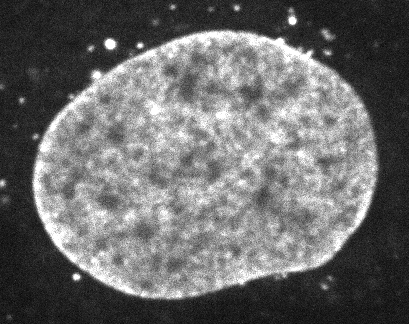
#> input picture frame 0 of data/microscopes/dna/5.avi, 409 x 324 px, given in place of the camera
$ python compute_optical_flow_farneback.py
#> lines starting #> are read from the running program, lines starting #| are printed output that depends on the picture
import cv2
import numpy as np
import argparse
import time
from sys import stdout


####################################################################################################
# @parse_command_line_arguments
####################################################################################################
def parse_command_line_arguments():

    # add all the options
    description = 'This application takes an input sequence and computes the intensity profile '
    'along the entire sequence'
    parser = argparse.ArgumentParser(description=description)

    arg_help = 'Input sequence'
    parser.add_argument('--input-sequence', '-i', action='store', help=arg_help)

    arg_help = 'Output directory, where the final results/artefacts will be stored'
    parser.add_argument('--output-directory', '-o', action='store', help=arg_help)

    # Parse the arguments
    return parser.parse_args()


####################################################################################################
# @get_frame
####################################################################################################
def get_frame(video_capture, frame_number):

    # Set the video to the specific frame
#> called with frame_number = 0
    video_capture.set(cv2.CAP_PROP_POS_FRAMES, frame_number)

    # Check if the video has frames or not and get a list
    has_frame, frame = video_capture.read()
#> frame is the input picture: shape (324, 409, 3); min 0, max 255, mean 106.7

    if has_frame:
        return frame
    else:
        print('Frame [%d] does not exist, NOT grabbed!' % frame_number)
        exit(0)


####################################################################################################
# @compute_optical_flow_franeback
####################################################################################################
def compute_optical_flow_franeback(args):

    # Read the video anc create the VideoCapture object
    video_capture = cv2.VideoCapture(args.input_sequence)

    # Get the number of frames in the video
    number_frames = int(video_capture.get(cv2.CAP_PROP_FRAME_COUNT))

    # Get the first frame and compute its gray scale
    frame_0 = get_frame(video_capture=video_capture, frame_number=0)

    # Creates an image filled with zero intensities with the same dimensions as the frame
    mask = np.zeros_like(frame_0)

    # Sets image saturation to maximum
    mask[..., 1] = 255

    frame_0 = cv2.cvtColor(frame_0, cv2.COLOR_BGR2GRAY)

    # Process the sequence, frame[i] and frame[i + 1]
    for i in range(1, number_frames - 1):

        stdout.write('OF Frames [%d - %d] \n' % (i, i + 1))
        stdout.flush()

        cv2.imshow('Input Frame 1', frame_0)
        k = cv2.waitKey(100) & 0xff

        cv2.imshow('Input Frame 2', frame_0)
        k = cv2.waitKey(100) & 0xff

        # Get the second frame and compute its gray scale
        frame_1 = get_frame(video_capture=video_capture, frame_number=i)
        frame_1 = cv2.cvtColor(frame_1, cv2.COLOR_BGR2GRAY)

        # Calculates dense optical flow by Farneback method
        flow = cv2.calcOpticalFlowFarneback(
            frame_0, frame_1, None, 0.5, 3, 15, 3, 5, 1.2, 0)

        # Computes the magnitude and angle of the 2D vectors
        magnitude, angle = cv2.cartToPolar(flow[..., 0], flow[..., 1])

        # Sets image hue according to the optical flow direction
        mask[..., 0] = angle * 180 / np.pi / 2

        # Sets image value according to the optical flow magnitude (normalized)
        mask[..., 2] = cv2.normalize(magnitude, None, 0, 255, cv2.NORM_MINMAX)

        # Converts HSV to RGB (BGR) color representation
        rgb = cv2.cvtColor(mask, cv2.COLOR_HSV2BGR)

        # Opens a new window and displays the output frame
        # cv2.imshow("Dense Optical Flow", rgb)

        cv2.imshow('Dense Optical Flow', rgb)
        k = cv2.waitKey(100) & 0xff

        frame_0 = frame_1
#> this loop made 2 passes; (key Esc is pressed on pass 1)
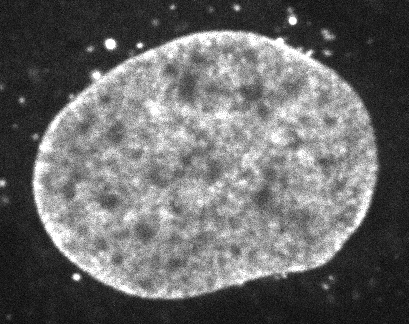
#> input picture frame 1 of data/microscopes/dna/5.avi, 409 x 324 px, given in place of the camera
#> pass 1, in compute_optical_flow_franeback, `magnitude, angle = cv2.cartToPolar(flow[..., 0], flow[..., 1])`:
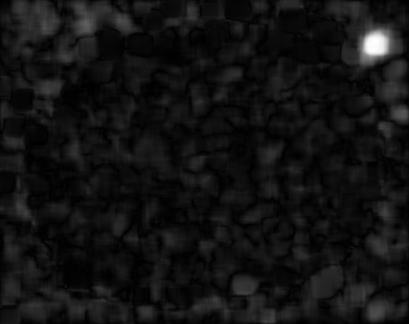
#> magnitude: shape (324, 409) float32; min 0.00123, max 7.05, mean 0.52; drawn with min black and max white
#> pass 1, in compute_optical_flow_franeback, `magnitude, angle = cv2.cartToPolar(flow[..., 0], flow[..., 1])`:
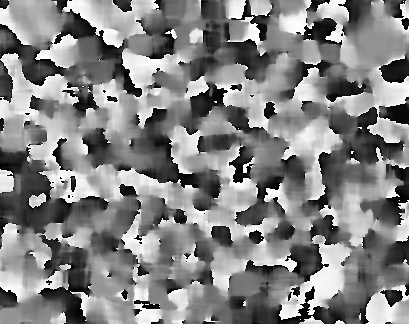
#> angle: shape (324, 409) float32; min 8.11e-05, max 6.28, mean 3.24; drawn with min black and max white
#> pass 1, in compute_optical_flow_franeback, `rgb = cv2.cvtColor(mask, cv2.COLOR_HSV2BGR)`:
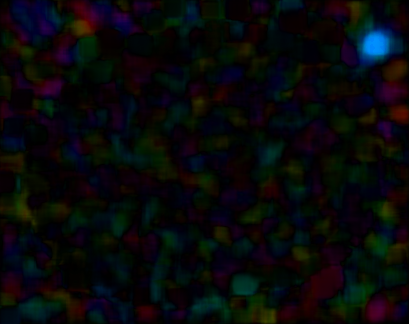
#> rgb: shape (324, 409, 3); mean B, G, R 10.1, 8.8, 8
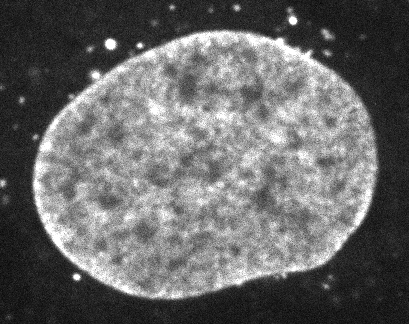
#> input picture frame 2 of data/microscopes/dna/5.avi, 409 x 324 px, given in place of the camera
#> after the loop:
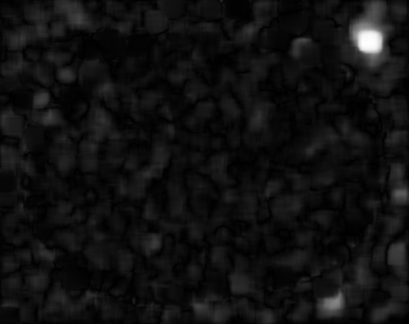
#> magnitude: shape (324, 409) float32; min 0.00233, max 8.43, mean 0.563; drawn with min black and max white
#> after the loop:
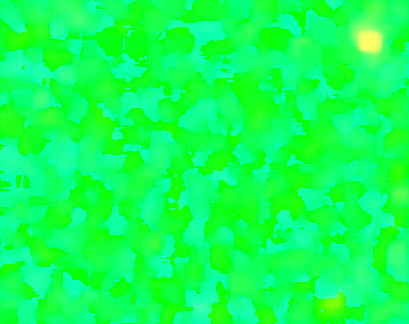
#> mask: shape (324, 409, 3); mean B, G, R 86, 255, 16.5

    # Free up resources and closes all windows
    video_capture.release()
    cv2.destroyAllWindows()


####################################################################################################
# @Main
####################################################################################################
if __name__ == "__main__":

    # Parse the command line arguments
    args = parse_command_line_arguments()

    # Compute the intensity profile
    compute_optical_flow_franeback(args)

$ run again, starting later in the video
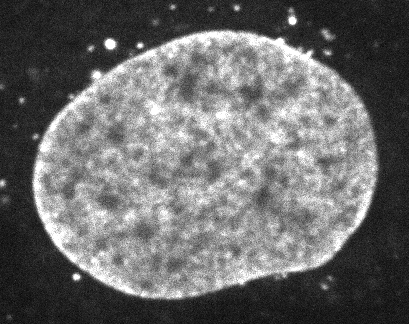
#> input picture frame 0 of data/microscopes/dna/5.avi, 409 x 324 px, given in place of the camera
#> in get_frame, frame is the input picture: shape (324, 409, 3); min 0, max 255, mean 106.7
#> the loop in compute_optical_flow_franeback, `for i in range(1, number_frames - 1): ` made 2 passes; (key Esc is pressed on pass 1)
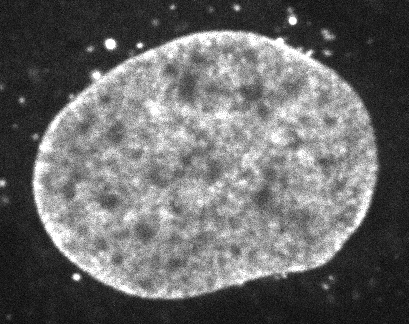
#> input picture frame 1 of data/microscopes/dna/5.avi, 409 x 324 px, given in place of the camera
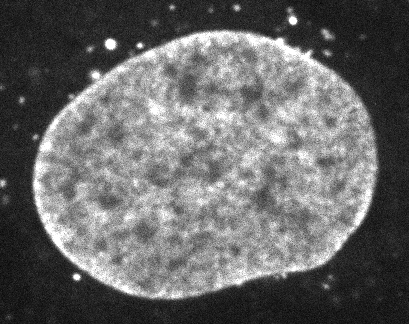
#> input picture frame 2 of data/microscopes/dna/5.avi, 409 x 324 px, given in place of the camera

$ run again, starting later in the video
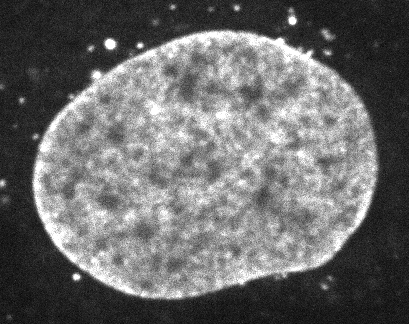
#> input picture frame 0 of data/microscopes/dna/5.avi, 409 x 324 px, given in place of the camera
#> in get_frame, frame is the input picture: shape (324, 409, 3); min 0, max 255, mean 106.7
#> the loop in compute_optical_flow_franeback, `for i in range(1, number_frames - 1): ` made 2 passes; (key Esc is pressed on pass 1)
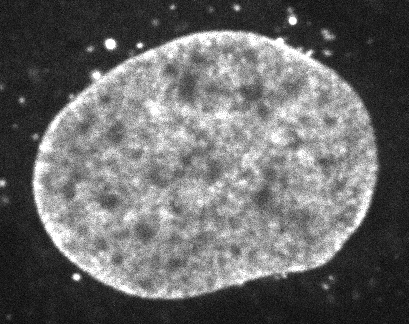
#> input picture frame 1 of data/microscopes/dna/5.avi, 409 x 324 px, given in place of the camera
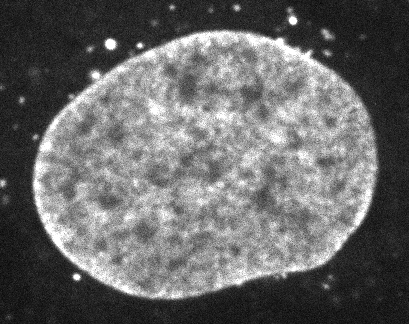
#> input picture frame 2 of data/microscopes/dna/5.avi, 409 x 324 px, given in place of the camera
